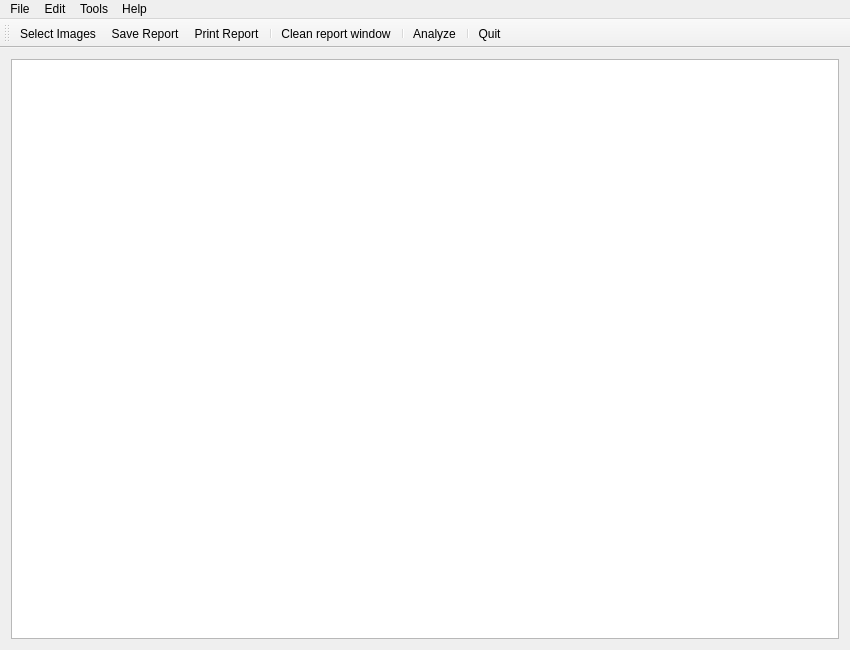
<?xml version="1.0" encoding="UTF-8"?>
<ui version="4.0">
 <class>MainWindow</class>
 <widget class="QMainWindow" name="MainWindow">
  <property name="geometry">
   <rect>
    <x>0</x>
    <y>0</y>
    <width>850</width>
    <height>650</height>
   </rect>
  </property>
  <property name="windowTitle">
   <string>mixan v0.1</string>
  </property>
  <property name="windowIcon">
   <iconset resource="mixan_icons.qrc">
    <normaloff>:/icons/icons/mixan.png</normaloff>:/icons/icons/mixan.png</iconset>
  </property>
  <widget class="QWidget" name="centralWidget">
   <layout class="QVBoxLayout" name="verticalLayout">
    <item>
     <widget class="QTextBrowser" name="textBrowser_report"/>
    </item>
   </layout>
  </widget>
  <widget class="QMenuBar" name="menuBar">
   <property name="geometry">
    <rect>
     <x>0</x>
     <y>0</y>
     <width>850</width>
     <height>25</height>
    </rect>
   </property>
   <widget class="QMenu" name="menuFile">
    <property name="title">
     <string>File</string>
    </property>
    <addaction name="action_selectImages"/>
    <addaction name="separator"/>
    <addaction name="action_saveReport"/>
    <addaction name="action_printReport"/>
    <addaction name="separator"/>
    <addaction name="action_quit"/>
   </widget>
   <widget class="QMenu" name="menuTools">
    <property name="title">
     <string>Tools</string>
    </property>
    <addaction name="action_analyze"/>
   </widget>
   <widget class="QMenu" name="menuHelp">
    <property name="title">
     <string>Help</string>
    </property>
    <addaction name="action_about_mixan"/>
   </widget>
   <widget class="QMenu" name="menuEdit">
    <property name="title">
     <string>Edit</string>
    </property>
    <addaction name="action_cleanReportWindow"/>
   </widget>
   <addaction name="menuFile"/>
   <addaction name="menuEdit"/>
   <addaction name="menuTools"/>
   <addaction name="menuHelp"/>
  </widget>
  <widget class="QToolBar" name="toolBar">
   <property name="windowTitle">
    <string>toolBar</string>
   </property>
   <attribute name="toolBarArea">
    <enum>TopToolBarArea</enum>
   </attribute>
   <attribute name="toolBarBreak">
    <bool>false</bool>
   </attribute>
   <addaction name="action_selectImages"/>
   <addaction name="action_saveReport"/>
   <addaction name="action_printReport"/>
   <addaction name="separator"/>
   <addaction name="action_cleanReportWindow"/>
   <addaction name="separator"/>
   <addaction name="action_analyze"/>
   <addaction name="separator"/>
   <addaction name="action_quit"/>
  </widget>
  <action name="action_selectImages">
   <property name="icon">
    <iconset resource="mixan_icons.qrc">
     <normaloff>:/icons/icons/file-open.png</normaloff>:/icons/icons/file-open.png</iconset>
   </property>
   <property name="text">
    <string>Select Images...</string>
   </property>
   <property name="shortcut">
    <string>Ctrl+O</string>
   </property>
  </action>
  <action name="action_saveReport">
   <property name="icon">
    <iconset resource="mixan_icons.qrc">
     <normaloff>:/icons/icons/file-save.png</normaloff>:/icons/icons/file-save.png</iconset>
   </property>
   <property name="text">
    <string>Save Report...</string>
   </property>
   <property name="shortcut">
    <string>Ctrl+S</string>
   </property>
  </action>
  <action name="action_quit">
   <property name="icon">
    <iconset resource="mixan_icons.qrc">
     <normaloff>:/icons/icons/file-quit.png</normaloff>:/icons/icons/file-quit.png</iconset>
   </property>
   <property name="text">
    <string>Quit</string>
   </property>
   <property name="shortcut">
    <string>Ctrl+Q</string>
   </property>
  </action>
  <action name="action_analyze">
   <property name="icon">
    <iconset resource="mixan_icons.qrc">
     <normaloff>:/icons/icons/tools-analyze.png</normaloff>:/icons/icons/tools-analyze.png</iconset>
   </property>
   <property name="text">
    <string>Analyze</string>
   </property>
   <property name="shortcut">
    <string>F9</string>
   </property>
  </action>
  <action name="action_about_mixan">
   <property name="text">
    <string>About mixan</string>
   </property>
   <property name="shortcut">
    <string>F1</string>
   </property>
  </action>
  <action name="action_cleanReportWindow">
   <property name="icon">
    <iconset resource="mixan_icons.qrc">
     <normaloff>:/icons/icons/edit-clear.png</normaloff>:/icons/icons/edit-clear.png</iconset>
   </property>
   <property name="text">
    <string>Clean report window</string>
   </property>
  </action>
  <action name="action_printReport">
   <property name="icon">
    <iconset resource="mixan_icons.qrc">
     <normaloff>:/icons/icons/file-print.png</normaloff>:/icons/icons/file-print.png</iconset>
   </property>
   <property name="text">
    <string>Print Report...</string>
   </property>
   <property name="shortcut">
    <string>Ctrl+P</string>
   </property>
  </action>
 </widget>
 <layoutdefault spacing="6" margin="11"/>
 <resources>
  <include location="mixan_icons.qrc"/>
 </resources>
 <connections/>
</ui>
